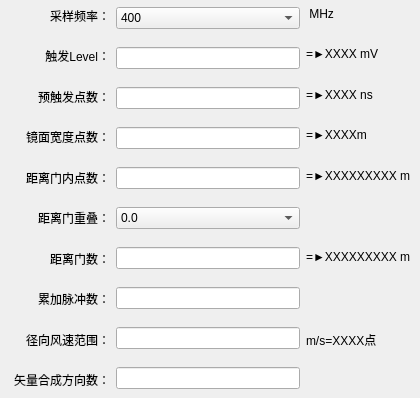
   <widget class="QWidget" name="tab_3">
    <attribute name="title">
     <string>采样处理</string>
    </attribute>
    <widget class="QWidget" name="horizontalLayoutWidget_2">
     <property name="geometry">
      <rect>
       <x>10</x>
       <y>7</y>
       <width>401</width>
       <height>382</height>
      </rect>
     </property>
     <layout class="QHBoxLayout" name="horizontalLayout_4">
      <item>
       <layout class="QVBoxLayout" name="verticalLayout_4">
        <item>
         <widget class="QLabel" name="label_39">
          <property name="text">
           <string>采样频率：</string>
          </property>
          <property name="alignment">
           <set>Qt::AlignRight|Qt::AlignTrailing|Qt::AlignVCenter</set>
          </property>
         </widget>
        </item>
        <item>
         <spacer name="verticalSpacer_22">
          <property name="orientation">
           <enum>Qt::Vertical</enum>
          </property>
          <property name="sizeHint" stdset="0">
           <size>
            <width>20</width>
            <height>40</height>
           </size>
          </property>
         </spacer>
        </item>
        <item>
         <widget class="QLabel" name="label_44">
          <property name="text">
           <string>触发Level：</string>
          </property>
          <property name="alignment">
           <set>Qt::AlignRight|Qt::AlignTrailing|Qt::AlignVCenter</set>
          </property>
         </widget>
        </item>
        <item>
         <spacer name="verticalSpacer_25">
          <property name="orientation">
           <enum>Qt::Vertical</enum>
          </property>
          <property name="sizeHint" stdset="0">
           <size>
            <width>20</width>
            <height>40</height>
           </size>
          </property>
         </spacer>
        </item>
        <item>
         <widget class="QLabel" name="label_55">
          <property name="text">
           <string>预触发点数：</string>
          </property>
          <property name="alignment">
           <set>Qt::AlignRight|Qt::AlignTrailing|Qt::AlignVCenter</set>
          </property>
         </widget>
        </item>
        <item>
         <spacer name="verticalSpacer_28">
          <property name="orientation">
           <enum>Qt::Vertical</enum>
          </property>
          <property name="sizeHint" stdset="0">
           <size>
            <width>20</width>
            <height>40</height>
           </size>
          </property>
         </spacer>
        </item>
        <item>
         <widget class="QLabel" name="label_53">
          <property name="text">
           <string>镜面宽度点数：</string>
          </property>
          <property name="alignment">
           <set>Qt::AlignRight|Qt::AlignTrailing|Qt::AlignVCenter</set>
          </property>
         </widget>
        </item>
        <item>
         <spacer name="verticalSpacer_31">
          <property name="orientation">
           <enum>Qt::Vertical</enum>
          </property>
          <property name="sizeHint" stdset="0">
           <size>
            <width>20</width>
            <height>40</height>
           </size>
          </property>
         </spacer>
        </item>
        <item>
         <widget class="QLabel" name="label_43">
          <property name="text">
           <string>距离门内点数：</string>
          </property>
          <property name="alignment">
           <set>Qt::AlignRight|Qt::AlignTrailing|Qt::AlignVCenter</set>
          </property>
         </widget>
        </item>
        <item>
         <spacer name="verticalSpacer_34">
          <property name="orientation">
           <enum>Qt::Vertical</enum>
          </property>
          <property name="sizeHint" stdset="0">
           <size>
            <width>20</width>
            <height>40</height>
           </size>
          </property>
         </spacer>
        </item>
        <item>
         <widget class="QLabel" name="label_48">
          <property name="text">
           <string>距离门重叠：</string>
          </property>
          <property name="alignment">
           <set>Qt::AlignRight|Qt::AlignTrailing|Qt::AlignVCenter</set>
          </property>
         </widget>
        </item>
        <item>
         <spacer name="verticalSpacer_35">
          <property name="orientation">
           <enum>Qt::Vertical</enum>
          </property>
          <property name="sizeHint" stdset="0">
           <size>
            <width>20</width>
            <height>40</height>
           </size>
          </property>
         </spacer>
        </item>
        <item>
         <widget class="QLabel" name="label_42">
          <property name="text">
           <string>距离门数：</string>
          </property>
          <property name="alignment">
           <set>Qt::AlignRight|Qt::AlignTrailing|Qt::AlignVCenter</set>
          </property>
         </widget>
        </item>
        <item>
         <spacer name="verticalSpacer_36">
          <property name="orientation">
           <enum>Qt::Vertical</enum>
          </property>
          <property name="sizeHint" stdset="0">
           <size>
            <width>20</width>
            <height>40</height>
           </size>
          </property>
         </spacer>
        </item>
        <item>
         <widget class="QLabel" name="label_45">
          <property name="text">
           <string>累加脉冲数：</string>
          </property>
          <property name="alignment">
           <set>Qt::AlignRight|Qt::AlignTrailing|Qt::AlignVCenter</set>
          </property>
         </widget>
        </item>
        <item>
         <spacer name="verticalSpacer_37">
          <property name="orientation">
           <enum>Qt::Vertical</enum>
          </property>
          <property name="sizeHint" stdset="0">
           <size>
            <width>20</width>
            <height>40</height>
           </size>
          </property>
         </spacer>
        </item>
        <item>
         <widget class="QLabel" name="label_46">
          <property name="text">
           <string>径向风速范围：</string>
          </property>
          <property name="alignment">
           <set>Qt::AlignRight|Qt::AlignTrailing|Qt::AlignVCenter</set>
          </property>
         </widget>
        </item>
        <item>
         <spacer name="verticalSpacer_38">
          <property name="orientation">
           <enum>Qt::Vertical</enum>
          </property>
          <property name="sizeHint" stdset="0">
           <size>
            <width>20</width>
            <height>40</height>
           </size>
          </property>
         </spacer>
        </item>
        <item>
         <widget class="QLabel" name="label_51">
          <property name="text">
           <string> 矢量合成方向数：</string>
          </property>
          <property name="alignment">
           <set>Qt::AlignRight|Qt::AlignTrailing|Qt::AlignVCenter</set>
          </property>
         </widget>
        </item>
       </layout>
      </item>
      <item>
       <layout class="QVBoxLayout" name="verticalLayout_5">
        <item>
         <widget class="QComboBox" name="sampleFreqComboBox">
          <property name="insertPolicy">
           <enum>QComboBox::InsertAfterCurrent</enum>
          </property>
          <item>
           <property name="text">
            <string>400</string>
           </property>
          </item>
          <item>
           <property name="text">
            <string>266</string>
           </property>
          </item>
          <item>
           <property name="text">
            <string>200</string>
           </property>
          </item>
          <item>
           <property name="text">
            <string>160</string>
           </property>
          </item>
          <item>
           <property name="text">
            <string>133</string>
           </property>
          </item>
          <item>
           <property name="text">
            <string>114</string>
           </property>
          </item>
          <item>
           <property name="text">
            <string>100</string>
           </property>
          </item>
          <item>
           <property name="text">
            <string>88</string>
           </property>
          </item>
          <item>
           <property name="text">
            <string>80</string>
           </property>
          </item>
          <item>
           <property name="text">
            <string>72</string>
           </property>
          </item>
         </widget>
        </item>
        <item>
         <spacer name="verticalSpacer_23">
          <property name="orientation">
           <enum>Qt::Vertical</enum>
          </property>
          <property name="sizeHint" stdset="0">
           <size>
            <width>20</width>
            <height>40</height>
           </size>
          </property>
         </spacer>
        </item>
        <item>
         <widget class="QLineEdit" name="triggerLevelLineEdit"/>
        </item>
        <item>
         <spacer name="verticalSpacer_26">
          <property name="orientation">
           <enum>Qt::Vertical</enum>
          </property>
          <property name="sizeHint" stdset="0">
           <size>
            <width>20</width>
            <height>40</height>
           </size>
          </property>
         </spacer>
        </item>
        <item>
         <widget class="QLineEdit" name="nPointsPretriggerLineEdit"/>
        </item>
        <item>
         <spacer name="verticalSpacer_29">
          <property name="orientation">
           <enum>Qt::Vertical</enum>
          </property>
          <property name="sizeHint" stdset="0">
           <size>
            <width>20</width>
            <height>40</height>
           </size>
          </property>
         </spacer>
        </item>
        <item>
         <widget class="QLineEdit" name="nPointsMirrorWidthLineEdit"/>
        </item>
        <item>
         <spacer name="verticalSpacer_32">
          <property name="orientation">
           <enum>Qt::Vertical</enum>
          </property>
          <property name="sizeHint" stdset="0">
           <size>
            <width>20</width>
            <height>40</height>
           </size>
          </property>
         </spacer>
        </item>
        <item>
         <widget class="QLineEdit" name="nPointsPerBinLineEdit"/>
        </item>
        <item>
         <spacer name="verticalSpacer_40">
          <property name="orientation">
           <enum>Qt::Vertical</enum>
          </property>
          <property name="sizeHint" stdset="0">
           <size>
            <width>20</width>
            <height>40</height>
           </size>
          </property>
         </spacer>
        </item>
        <item>
         <widget class="QComboBox" name="overlapRatioComboBox">
          <property name="insertPolicy">
           <enum>QComboBox::InsertAfterCurrent</enum>
          </property>
          <item>
           <property name="text">
            <string>0.0</string>
           </property>
          </item>
          <item>
           <property name="text">
            <string>0.5</string>
           </property>
          </item>
         </widget>
        </item>
        <item>
         <spacer name="verticalSpacer_41">
          <property name="orientation">
           <enum>Qt::Vertical</enum>
          </property>
          <property name="sizeHint" stdset="0">
           <size>
            <width>20</width>
            <height>40</height>
           </size>
          </property>
         </spacer>
        </item>
        <item>
         <widget class="QLineEdit" name="nRangeBinLineEdit"/>
        </item>
        <item>
         <spacer name="verticalSpacer_42">
          <property name="orientation">
           <enum>Qt::Vertical</enum>
          </property>
          <property name="sizeHint" stdset="0">
           <size>
            <width>20</width>
            <height>40</height>
           </size>
          </property>
         </spacer>
        </item>
        <item>
         <widget class="QLineEdit" name="nPulsesAccLineEdit"/>
        </item>
        <item>
         <spacer name="verticalSpacer_43">
          <property name="orientation">
           <enum>Qt::Vertical</enum>
          </property>
          <property name="sizeHint" stdset="0">
           <size>
            <width>20</width>
            <height>40</height>
           </size>
          </property>
         </spacer>
        </item>
        <item>
         <widget class="QLineEdit" name="nPointsObjFreqLineEdit">
          <property name="text">
           <string/>
          </property>
         </widget>
        </item>
        <item>
         <spacer name="verticalSpacer_44">
          <property name="orientation">
           <enum>Qt::Vertical</enum>
          </property>
          <property name="sizeHint" stdset="0">
           <size>
            <width>20</width>
            <height>40</height>
           </size>
          </property>
         </spacer>
        </item>
        <item>
         <widget class="QLineEdit" name="nDirsVectorCalLineEdit"/>
        </item>
       </layout>
      </item>
      <item>
       <layout class="QVBoxLayout" name="verticalLayout_6">
        <item>
         <widget class="QLabel" name="label_41">
          <property name="text">
           <string> MHz</string>
          </property>
         </widget>
        </item>
        <item>
         <spacer name="verticalSpacer_24">
          <property name="orientation">
           <enum>Qt::Vertical</enum>
          </property>
          <property name="sizeHint" stdset="0">
           <size>
            <width>20</width>
            <height>40</height>
           </size>
          </property>
         </spacer>
        </item>
        <item>
         <widget class="QLabel" name="triggerLevelInVoltageDispLabel">
          <property name="text">
           <string>=►XXXX mV</string>
          </property>
         </widget>
        </item>
        <item>
         <spacer name="verticalSpacer_27">
          <property name="orientation">
           <enum>Qt::Vertical</enum>
          </property>
          <property name="sizeHint" stdset="0">
           <size>
            <width>20</width>
            <height>40</height>
           </size>
          </property>
         </spacer>
        </item>
        <item>
         <widget class="QLabel" name="preTriggerInTimeDispLabel">
          <property name="text">
           <string>=►XXXX ns</string>
          </property>
         </widget>
        </item>
        <item>
         <spacer name="verticalSpacer_30">
          <property name="orientation">
           <enum>Qt::Vertical</enum>
          </property>
          <property name="sizeHint" stdset="0">
           <size>
            <width>20</width>
            <height>40</height>
           </size>
          </property>
         </spacer>
        </item>
        <item>
         <widget class="QLabel" name="minDetectRangeDispLabel">
          <property name="text">
           <string>=►XXXXm</string>
          </property>
         </widget>
        </item>
        <item>
         <spacer name="verticalSpacer_33">
          <property name="orientation">
           <enum>Qt::Vertical</enum>
          </property>
          <property name="sizeHint" stdset="0">
           <size>
            <width>20</width>
            <height>40</height>
           </size>
          </property>
         </spacer>
        </item>
        <item>
         <widget class="QLabel" name="rangeResolDispLabel">
          <property name="text">
           <string>=►XXXXXXXXX m</string>
          </property>
         </widget>
        </item>
        <item>
         <spacer name="verticalSpacer_45">
          <property name="orientation">
           <enum>Qt::Vertical</enum>
          </property>
          <property name="sizeHint" stdset="0">
           <size>
            <width>20</width>
            <height>40</height>
           </size>
          </property>
         </spacer>
        </item>
        <item>
         <widget class="QLabel" name="label_38">
          <property name="text">
           <string/>
          </property>
         </widget>
        </item>
        <item>
         <spacer name="verticalSpacer_46">
          <property name="orientation">
           <enum>Qt::Vertical</enum>
          </property>
          <property name="sizeHint" stdset="0">
           <size>
            <width>20</width>
            <height>40</height>
           </size>
          </property>
         </spacer>
        </item>
        <item>
         <widget class="QLabel" name="maxDetectRangeDispLabel">
          <property name="text">
           <string>=►XXXXXXXXX m</string>
          </property>
         </widget>
        </item>
        <item>
         <spacer name="verticalSpacer_47">
          <property name="orientation">
           <enum>Qt::Vertical</enum>
          </property>
          <property name="sizeHint" stdset="0">
           <size>
            <width>20</width>
            <height>40</height>
           </size>
          </property>
         </spacer>
        </item>
        <item>
         <widget class="QLabel" name="label_9">
          <property name="text">
           <string/>
          </property>
         </widget>
        </item>
        <item>
         <spacer name="verticalSpacer_48">
          <property name="orientation">
           <enum>Qt::Vertical</enum>
          </property>
          <property name="sizeHint" stdset="0">
           <size>
            <width>20</width>
            <height>40</height>
           </size>
          </property>
         </spacer>
        </item>
        <item>
         <widget class="QLabel" name="objFreqPointsDispLabel">
          <property name="text">
           <string>m/s=XXXX点</string>
          </property>
         </widget>
        </item>
        <item>
         <spacer name="verticalSpacer_49">
          <property name="orientation">
           <enum>Qt::Vertical</enum>
          </property>
          <property name="sizeHint" stdset="0">
           <size>
            <width>20</width>
            <height>40</height>
           </size>
          </property>
         </spacer>
        </item>
        <item>
         <widget class="QLabel" name="label_24">
          <property name="text">
           <string/>
          </property>
         </widget>
        </item>
       </layout>
      </item>
     </layout>
    </widget>
   </widget>
